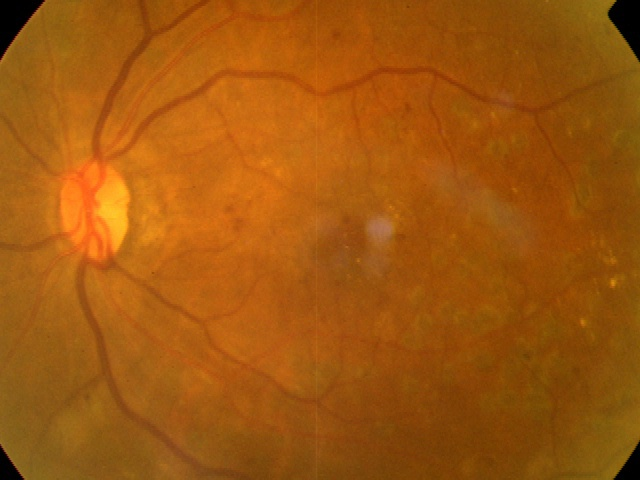
#> input picture test_images/0ad36156ad5d.jpg, 640 x 480 px
$ python preprocessing_legacy.py
#> lines starting #> are read from the running program, lines starting #| are printed output that depends on the picture; after the words box and inside, x2 and y2 are one past the last pixel; in counts of white or black regions, pixels touching at a corner belong together
import numpy as np
import cv2 as cv
from matplotlib import pyplot as plt

def he_and_mb(path, write: bool, *write_path):
    '''Perform step one of preprocessing
    RGB image is read and histogram equalization is done after RGB is converted to HSV (need brightness channel)
    The HE image is then blurred using median blur (kernel - 5)
    '''
#> called with path = 'test_images/0ad36156ad5d.jpg', write = True

    # Image has to be grayscale
    # img = cv.imread('/kaggle/input/resized-2015-2019-diabetic-retinopathy-detection/resized_test19/003f0afdcd15.jpg', cv.IMREAD_GRAYSCALE)
    # equ = cv.equalizeHist(img)
    # cv.imwrite("/kaggle/working/test_he.jpg", equ)


    # convert RGB to HSV to get brightness channel (V-channel)
    img_hsv = cv.cvtColor(cv.imread(path), cv.COLOR_RGB2HSV)
#> img_hsv: shape (480, 640, 3); mean H, S, V 104.2, 232.1, 159.2

    # Histogram equalisation on the V-channel
    img_hsv[:, :, 2] = cv.equalizeHist(img_hsv[:, :, 2])
#> img_hsv: shape (480, 640, 3); mean H, S, V 104.2, 232.1, 128.4

    # convert image back from HSV to RGB
    img = cv.cvtColor(img_hsv, cv.COLOR_HSV2RGB)
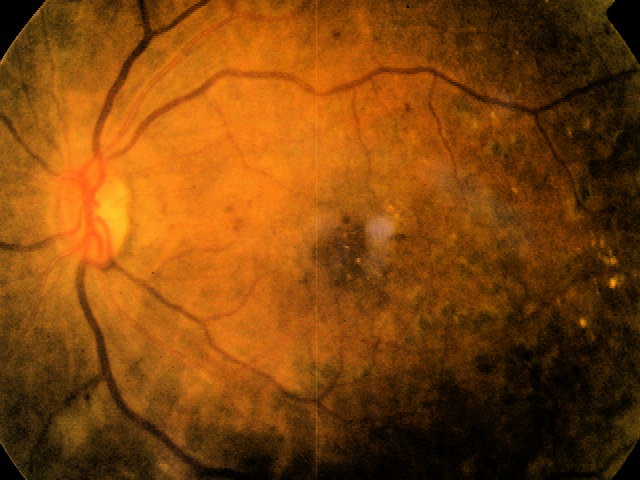
#> img: shape (480, 640, 3); mean B, G, R 11.2, 68.5, 128.4

    med_blur_img = cv.medianBlur(img, 5)

    #```
    #     # convert from RGB color-space to YCrCb
    # ycrcb_img = cv.cvtColor(rgb_img, cv.COLOR_BGR2YCrCb)
    #
    #     # equalize the histogram of the Y channel
    # ycrcb_img[:, :, 0] = cv.equalizeHist(ycrcb_img[:, :, 0])
    #
    #     # convert back to RGB color-space from YCrCb
    # equalized_img = cv.cvtColor(ycrcb_img, cv.COLOR_YCrCb2BGR)
    #
    # cv.imwrite('/kaggle/working/equalized_img.jpg', equalized_img)
    # ```
    # source: https://stackoverflow.com/questions/31998428/opencv-python-equalizehist-colored-image

    # Added a median blur to take care of salt and pepper noise or any noise for that matter.
    # Advantage: the centre pixel value is one that exists in the image.
    if write == True:
        # cv.imwrite(f"{write_path[0]}/he.jpg", img)
        cv.imwrite(f"{write_path[0]}/med_blur.jpg", med_blur_img)
    return med_blur_img


hemb_img = he_and_mb('test_images/0ad36156ad5d.jpg', True, "./test_images")


"""IMAGE SEGMENTATION
1. Image is converted to RGB
2. Reshape to 2D
3. K-means clustering
"""

# flatten the image while preserving 3 channels
pixel_vals = hemb_img.reshape((-1,3))

pixel_vals = np.float32(pixel_vals)

#the below line of code defines the criteria for the algorithm to stop running,
#which will happen is 100 iterations are run or the epsilon (which is the required accuracy)
#becomes 85%
criteria = (cv.TERM_CRITERIA_EPS + cv.TERM_CRITERIA_MAX_ITER, 100, 0.85)

# then perform k-means clustering with number of clusters defined as 3
#also random centres are initially choosed for k-means clustering
k = 3
retval, labels, centres = cv.kmeans(pixel_vals, k, None, criteria, 10, cv.KMEANS_RANDOM_CENTERS)
#> retval = 258937506.3; centres = [[10.58, 69.21, 129.8], [2.91, 24.56, 44.09], [19.91, 112.7, 213.7]]

# convert data into 8-bit values
centres = np.uint8(centres)
#> centres = [[10, 69, 129], [2, 24, 44], [19, 112, 213]]
segmented_data = centres[labels.flatten()]

# reshape data into the original image dimensions
segmented_image = segmented_data.reshape((hemb_img.shape))
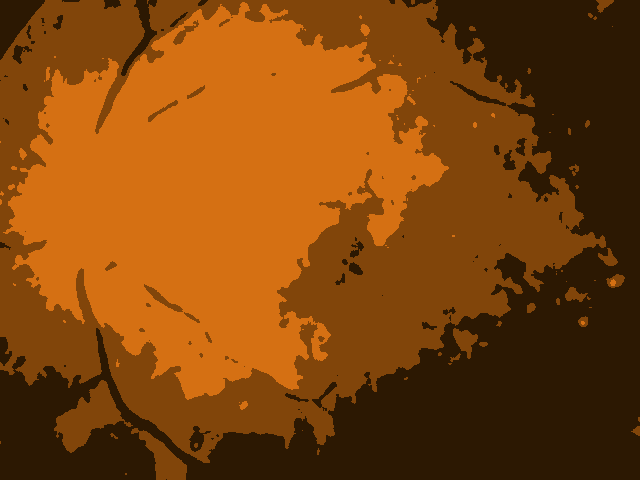
#> segmented_image: shape (480, 640, 3); mean B, G, R 10.3, 67.9, 127.9

cv.imwrite("./test_images/clustered_img.jpg", segmented_image)

lowest_centre = min(centres.flatten())
#> lowest_centre = 2

input_for_thresh = cv.cvtColor(segmented_image, cv.COLOR_RGB2GRAY)
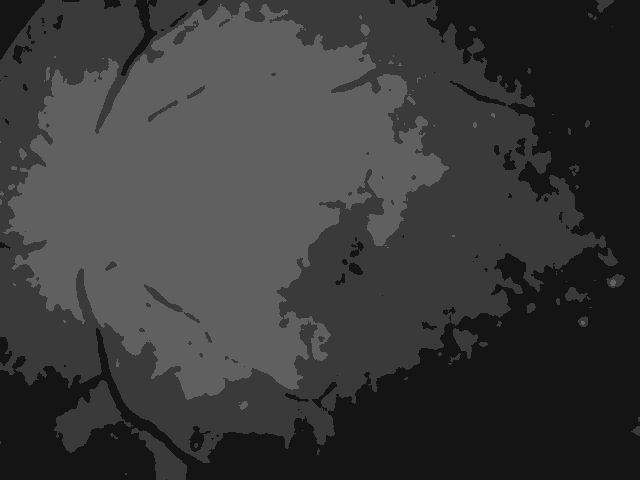
#> input_for_thresh: shape (480, 640); min 20, max 96, mean 57.6

thresh = cv.threshold(input_for_thresh, lowest_centre, 255, cv.THRESH_BINARY)

cv.imwrite('./test_images/thresh.jpg', thresh[1])

$ run again, with test_images/he_clahe.jpg copied over test_images/0ad36156ad5d.jpg
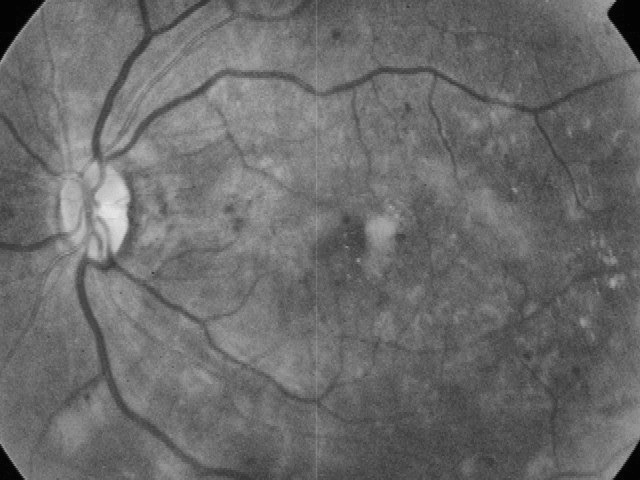
#> input picture test_images/he_clahe.jpg, 640 x 480 px
#> `retval, labels, centres = cv.kmeans(pixel_vals, k, None, criteria, 10,..`: retval = 537895781.7; centres = [[213.1, 213.1, 213.1], [130.5, 130.5, 130.5], [47.56, 47.56, 47.56]]
#> `centres = np.uint8(centres)`: centres = [[213, 213, 213], [130, 130, 130], [47, 47, 47]]
#> `segmented_image = segmented_data.reshape((hemb_img.shape))`:
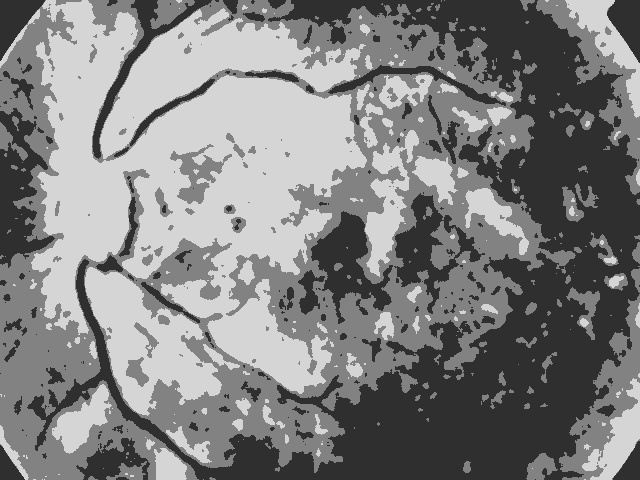
#> segmented_image: shape (480, 640, 3); min 47, max 213, mean 128.8
#> lowest_centre = 47
#> `cv.imwrite('./test_images/thresh.jpg', thresh[1])`:
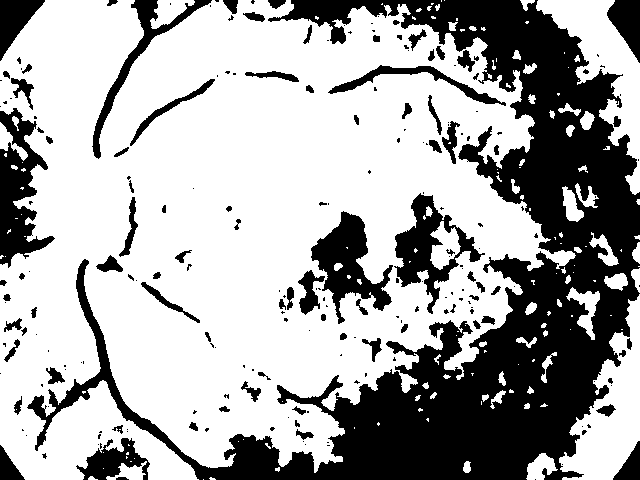
#> saved as thresh.jpg: shape (480, 640); 66.2% white; 219 black regions (129 under 20 px), largest, box (x1, y1, x2, y2) and area: (27, 0, 640, 480) 75751, (0, 108, 55, 268) 4249, (311, 211, 393, 324) 3819
